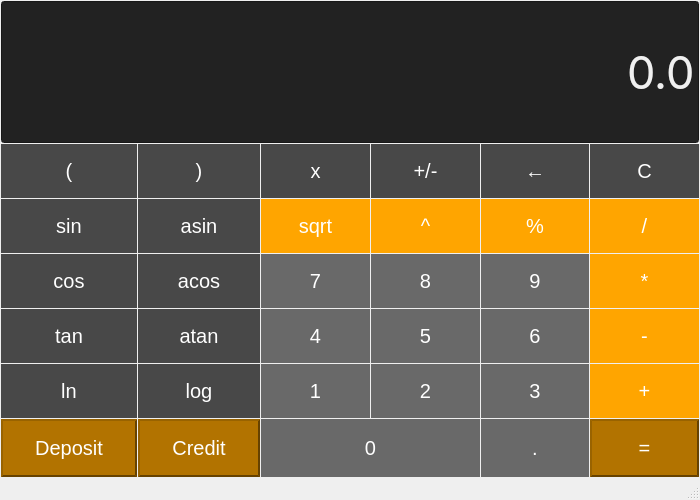
<?xml version="1.0" encoding="UTF-8"?>
<ui version="4.0">
 <class>Calculator</class>
 <widget class="QMainWindow" name="Calculator">
  <property name="enabled">
   <bool>true</bool>
  </property>
  <property name="geometry">
   <rect>
    <x>0</x>
    <y>0</y>
    <width>700</width>
    <height>500</height>
   </rect>
  </property>
  <property name="sizePolicy">
   <sizepolicy hsizetype="Fixed" vsizetype="Fixed">
    <horstretch>0</horstretch>
    <verstretch>0</verstretch>
   </sizepolicy>
  </property>
  <property name="minimumSize">
   <size>
    <width>700</width>
    <height>500</height>
   </size>
  </property>
  <property name="maximumSize">
   <size>
    <width>700</width>
    <height>500</height>
   </size>
  </property>
  <property name="windowTitle">
   <string>Calculator</string>
  </property>
  <property name="autoFillBackground">
   <bool>false</bool>
  </property>
  <property name="tabShape">
   <enum>QTabWidget::Rounded</enum>
  </property>
  <widget class="QWidget" name="centralwidget">
   <property name="enabled">
    <bool>true</bool>
   </property>
   <layout class="QGridLayout" name="gridLayout">
    <property name="leftMargin">
     <number>1</number>
    </property>
    <property name="topMargin">
     <number>1</number>
    </property>
    <property name="rightMargin">
     <number>1</number>
    </property>
    <property name="bottomMargin">
     <number>1</number>
    </property>
    <property name="spacing">
     <number>1</number>
    </property>
    <item row="33" column="5">
     <widget class="QPushButton" name="Button_eq">
      <property name="sizePolicy">
       <sizepolicy hsizetype="Preferred" vsizetype="Preferred">
        <horstretch>0</horstretch>
        <verstretch>0</verstretch>
       </sizepolicy>
      </property>
      <property name="styleSheet">
       <string notr="true">QPushButton {
	background-color: #B27300; /* Green */
  	border-style: outset;
     border-width: 2px;
	border-color: #664200;
  	color: white;
  	padding: 15px 32px;
  	text-align: center;
  	text-decoration: none;
  	font-size: 20px;
}
QPushButton::hover {
	color: white;
	background-color: #CC8400;
}
QPushButton::pressed {
     background-color: #FFA500;
 }
</string>
      </property>
      <property name="text">
       <string>=</string>
      </property>
     </widget>
    </item>
    <item row="28" column="1">
     <widget class="QPushButton" name="Button_log">
      <property name="styleSheet">
       <string notr="true">QPushButton {
	background-color: #484848;
	border: none;
	color: white;
	padding: 15px 32px;
    text-align: center;
  	text-decoration: none;
    font-size: 20px;
}

QPushButton::pressed {
	background-color: #707070;
}</string>
      </property>
      <property name="text">
       <string>log</string>
      </property>
     </widget>
    </item>
    <item row="28" column="5">
     <widget class="QPushButton" name="Button_plus">
      <property name="sizePolicy">
       <sizepolicy hsizetype="Preferred" vsizetype="Preferred">
        <horstretch>0</horstretch>
        <verstretch>0</verstretch>
       </sizepolicy>
      </property>
      <property name="styleSheet">
       <string notr="true">QPushButton {
	background-color: #FFA500;
	border: none;
	color: white;
	padding: 15px 32px;
	padding-top: 15px;
	padding-bottom: 15px;
    text-align: center;
  	text-decoration: none;
    font-size: 20px;
}

QPushButton::pressed {
	background-color: #B27300;
}</string>
      </property>
      <property name="text">
       <string>+</string>
      </property>
     </widget>
    </item>
    <item row="26" column="2">
     <widget class="QPushButton" name="Button_4">
      <property name="sizePolicy">
       <sizepolicy hsizetype="Preferred" vsizetype="Preferred">
        <horstretch>0</horstretch>
        <verstretch>0</verstretch>
       </sizepolicy>
      </property>
      <property name="styleSheet">
       <string notr="true">QPushButton {
	background-color: #696969;
	border: none;
	color: white;
	padding: 15px 32px;
    text-align: center;
  	text-decoration: none;
    font-size: 20px;
}

QPushButton::pressed {
	background-color: #808080;
}</string>
      </property>
      <property name="text">
       <string>4</string>
      </property>
     </widget>
    </item>
    <item row="26" column="3">
     <widget class="QPushButton" name="Button_5">
      <property name="sizePolicy">
       <sizepolicy hsizetype="Preferred" vsizetype="Preferred">
        <horstretch>0</horstretch>
        <verstretch>0</verstretch>
       </sizepolicy>
      </property>
      <property name="styleSheet">
       <string notr="true">QPushButton {
	background-color: #696969;
	border: none;
	color: white;
	padding: 15px 32px;
    text-align: center;
  	text-decoration: none;
    font-size: 20px;
}

QPushButton::pressed {
	background-color: #808080;
}</string>
      </property>
      <property name="text">
       <string>5</string>
      </property>
     </widget>
    </item>
    <item row="28" column="4">
     <widget class="QPushButton" name="Button_3">
      <property name="sizePolicy">
       <sizepolicy hsizetype="Preferred" vsizetype="Preferred">
        <horstretch>0</horstretch>
        <verstretch>0</verstretch>
       </sizepolicy>
      </property>
      <property name="styleSheet">
       <string notr="true">QPushButton {
	background-color: #696969;
	border: none;
	color: white;
	padding: 15px 32px;
    text-align: center;
  	text-decoration: none;
    font-size: 20px;
}

QPushButton::pressed {
	background-color: #808080;
}</string>
      </property>
      <property name="text">
       <string>3</string>
      </property>
     </widget>
    </item>
    <item row="28" column="2">
     <widget class="QPushButton" name="Button_1">
      <property name="sizePolicy">
       <sizepolicy hsizetype="Preferred" vsizetype="Preferred">
        <horstretch>0</horstretch>
        <verstretch>0</verstretch>
       </sizepolicy>
      </property>
      <property name="styleSheet">
       <string notr="true">QPushButton {
	background-color: #696969;
	border: none;
	color: white;
	padding: 15px 32px;
    text-align: center;
  	text-decoration: none;
    font-size: 20px;
}

QPushButton::pressed {
	background-color: #808080;
}</string>
      </property>
      <property name="text">
       <string>1</string>
      </property>
     </widget>
    </item>
    <item row="26" column="0">
     <widget class="QPushButton" name="Button_tan">
      <property name="styleSheet">
       <string notr="true">QPushButton {
	background-color: #484848;
	border: none;
	color: white;
	padding: 15px 32px;
    text-align: center;
  	text-decoration: none;
    font-size: 20px;
}

QPushButton::pressed {
	background-color: #707070;
}</string>
      </property>
      <property name="text">
       <string>tan</string>
      </property>
     </widget>
    </item>
    <item row="26" column="5">
     <widget class="QPushButton" name="Button_minus">
      <property name="sizePolicy">
       <sizepolicy hsizetype="Preferred" vsizetype="Preferred">
        <horstretch>0</horstretch>
        <verstretch>0</verstretch>
       </sizepolicy>
      </property>
      <property name="styleSheet">
       <string notr="true">QPushButton {
	background-color: #FFA500;
	border: none;
	color: white;
	padding: 15px 32px;
	padding-top: 15px;
	padding-bottom: 15px;
    text-align: center;
  	text-decoration: none;
    font-size: 20px;
}

QPushButton::pressed {
	background-color: #B27300;
}</string>
      </property>
      <property name="text">
       <string>-</string>
      </property>
     </widget>
    </item>
    <item row="0" column="0" colspan="6">
     <widget class="QLineEdit" name="Display">
      <property name="enabled">
       <bool>true</bool>
      </property>
      <property name="sizePolicy">
       <sizepolicy hsizetype="Preferred" vsizetype="Preferred">
        <horstretch>250</horstretch>
        <verstretch>200</verstretch>
       </sizepolicy>
      </property>
      <property name="styleSheet">
       <string notr="true">QLineEdit {
	font: 13pt &quot;.AppleSystemUIFont&quot;;
	background-color: #222222;
	color: #F0F0F0;
	font-size: 45px;
	font-family: Inter, sans-serif;
	font-weight: 300;
}</string>
      </property>
      <property name="text">
       <string>0.0</string>
      </property>
      <property name="maxLength">
       <number>255</number>
      </property>
      <property name="frame">
       <bool>true</bool>
      </property>
      <property name="echoMode">
       <enum>QLineEdit::Normal</enum>
      </property>
      <property name="alignment">
       <set>Qt::AlignRight|Qt::AlignTrailing|Qt::AlignVCenter</set>
      </property>
      <property name="readOnly">
       <bool>false</bool>
      </property>
     </widget>
    </item>
    <item row="23" column="2">
     <widget class="QPushButton" name="Button_7">
      <property name="styleSheet">
       <string notr="true">QPushButton {
	background-color: #696969;
	border: none;
	color: white;
	padding: 15px 32px;
    text-align: center;
  	text-decoration: none;
    font-size: 20px;
}

QPushButton::pressed {
	background-color: #808080;
}</string>
      </property>
      <property name="text">
       <string>7</string>
      </property>
     </widget>
    </item>
    <item row="26" column="1">
     <widget class="QPushButton" name="Button_atan">
      <property name="styleSheet">
       <string notr="true">QPushButton {
	background-color: #484848;
	border: none;
	color: white;
	padding: 15px 32px;
    text-align: center;
  	text-decoration: none;
    font-size: 20px;
}

QPushButton::pressed {
	background-color: #707070;
}</string>
      </property>
      <property name="text">
       <string>atan</string>
      </property>
     </widget>
    </item>
    <item row="26" column="4">
     <widget class="QPushButton" name="Button_6">
      <property name="sizePolicy">
       <sizepolicy hsizetype="Preferred" vsizetype="Preferred">
        <horstretch>0</horstretch>
        <verstretch>0</verstretch>
       </sizepolicy>
      </property>
      <property name="styleSheet">
       <string notr="true">QPushButton {
	background-color: #696969;
	border: none;
	color: white;
	padding: 15px 32px;
    text-align: center;
  	text-decoration: none;
    font-size: 20px;
}

QPushButton::pressed {
	background-color: #808080;
}</string>
      </property>
      <property name="text">
       <string>6</string>
      </property>
     </widget>
    </item>
    <item row="23" column="1">
     <widget class="QPushButton" name="Button_acos">
      <property name="toolTipDuration">
       <number>-1</number>
      </property>
      <property name="styleSheet">
       <string notr="true">QPushButton {
	background-color: #484848;
	border: none;
	color: white;
	padding: 15px 32px;
    text-align: center;
  	text-decoration: none;
    font-size: 20px;
}

QPushButton::pressed {
	background-color: #707070;
}</string>
      </property>
      <property name="text">
       <string>acos</string>
      </property>
     </widget>
    </item>
    <item row="33" column="2" colspan="2">
     <widget class="QPushButton" name="Button_0">
      <property name="sizePolicy">
       <sizepolicy hsizetype="Preferred" vsizetype="Preferred">
        <horstretch>0</horstretch>
        <verstretch>0</verstretch>
       </sizepolicy>
      </property>
      <property name="styleSheet">
       <string notr="true">QPushButton {
	background-color: #696969;
	border: none;
	color: white;
	padding: 15px 32px;
    text-align: center;
  	text-decoration: none;
    font-size: 20px;
}

QPushButton::pressed {
	background-color: #808080;
}</string>
      </property>
      <property name="text">
       <string>0</string>
      </property>
     </widget>
    </item>
    <item row="33" column="0">
     <widget class="QPushButton" name="Button_deposit">
      <property name="styleSheet">
       <string notr="true">QPushButton {
	background-color: #B27300; /* Green */
  	border-style: outset;
     border-width: 2px;
	border-color: #664200;
  	color: white;
  	padding: 15px 32px;
  	text-align: center;
  	text-decoration: none;
  	font-size: 20px;
}
QPushButton::hover {
	color: white;
	background-color: #CC8400;
}
QPushButton::pressed {
     background-color: #FFA500;
 }
</string>
      </property>
      <property name="text">
       <string>Deposit</string>
      </property>
     </widget>
    </item>
    <item row="23" column="3">
     <widget class="QPushButton" name="Button_8">
      <property name="styleSheet">
       <string notr="true">QPushButton {
	background-color: #696969;
	border: none;
	color: white;
	padding: 15px 32px;
    text-align: center;
  	text-decoration: none;
    font-size: 20px;
}

QPushButton::pressed {
	background-color: #808080;
}</string>
      </property>
      <property name="text">
       <string>8</string>
      </property>
     </widget>
    </item>
    <item row="14" column="4">
     <widget class="QPushButton" name="Button_back">
      <property name="styleSheet">
       <string notr="true">QPushButton {
	background-color: #484848;
	border: none;
	color: white;
	padding: 15px 32px;
    text-align: center;
  	text-decoration: none;
    font-size: 20px;
}

QPushButton::pressed {
	background-color: #707070;
}</string>
      </property>
      <property name="text">
       <string>←</string>
      </property>
     </widget>
    </item>
    <item row="23" column="0">
     <widget class="QPushButton" name="Button_cos">
      <property name="styleSheet">
       <string notr="true">QPushButton {
	background-color: #484848;
	border: none;
	color: white;
	padding: 15px 32px;
    text-align: center;
  	text-decoration: none;
    font-size: 20px;
}

QPushButton::pressed {
	background-color: #707070;
}</string>
      </property>
      <property name="text">
       <string>cos</string>
      </property>
     </widget>
    </item>
    <item row="23" column="5">
     <widget class="QPushButton" name="Button_mul">
      <property name="sizePolicy">
       <sizepolicy hsizetype="Preferred" vsizetype="Preferred">
        <horstretch>0</horstretch>
        <verstretch>0</verstretch>
       </sizepolicy>
      </property>
      <property name="styleSheet">
       <string notr="true">QPushButton {
	background-color: #FFA500;
	border: none;
	color: white;
	padding: 15px 32px;
	padding-top: 15px;
	padding-bottom: 15px;
    text-align: center;
  	text-decoration: none;
    font-size: 20px;
}

QPushButton::pressed {
	background-color: #B27300;
}</string>
      </property>
      <property name="text">
       <string>*</string>
      </property>
     </widget>
    </item>
    <item row="23" column="4">
     <widget class="QPushButton" name="Button_9">
      <property name="styleSheet">
       <string notr="true">QPushButton {
	background-color: #696969;
	border: none;
	color: white;
	padding: 15px 32px;
    text-align: center;
  	text-decoration: none;
    font-size: 20px;
}

QPushButton::pressed {
	background-color: #808080;
}</string>
      </property>
      <property name="text">
       <string>9</string>
      </property>
     </widget>
    </item>
    <item row="28" column="3">
     <widget class="QPushButton" name="Button_2">
      <property name="sizePolicy">
       <sizepolicy hsizetype="Preferred" vsizetype="Preferred">
        <horstretch>0</horstretch>
        <verstretch>0</verstretch>
       </sizepolicy>
      </property>
      <property name="styleSheet">
       <string notr="true">QPushButton {
	background-color: #696969;
	border: none;
	color: white;
	padding: 15px 32px;
    text-align: center;
  	text-decoration: none;
    font-size: 20px;
}

QPushButton::pressed {
	background-color: #808080;
}</string>
      </property>
      <property name="text">
       <string>2</string>
      </property>
     </widget>
    </item>
    <item row="14" column="5">
     <widget class="QPushButton" name="Button_clear">
      <property name="styleSheet">
       <string notr="true">QPushButton {
	background-color: #484848;
	border: none;
	color: white;
	padding: 15px 32px;
    text-align: center;
  	text-decoration: none;
    font-size: 20px;
}

QPushButton::pressed {
	background-color: #707070;
}</string>
      </property>
      <property name="text">
       <string>C</string>
      </property>
     </widget>
    </item>
    <item row="28" column="0">
     <widget class="QPushButton" name="Button_ln">
      <property name="styleSheet">
       <string notr="true">QPushButton {
	background-color: #484848;
	border: none;
	color: white;
	padding: 15px 32px;
    text-align: center;
  	text-decoration: none;
    font-size: 20px;
}

QPushButton::pressed {
	background-color: #707070;
}</string>
      </property>
      <property name="text">
       <string>ln</string>
      </property>
     </widget>
    </item>
    <item row="33" column="1">
     <widget class="QPushButton" name="Button_credit">
      <property name="styleSheet">
       <string notr="true">QPushButton {
	background-color: #B27300; /* Green */
  	border-style: outset;
     border-width: 2px;
	border-color: #664200;
  	color: white;
  	padding: 15px 32px;
  	text-align: center;
  	text-decoration: none;
  	font-size: 20px;
}
QPushButton::hover {
	color: white;
	background-color: #CC8400;
}
QPushButton::pressed {
     background-color: #FFA500;
 }
</string>
      </property>
      <property name="text">
       <string>Credit</string>
      </property>
     </widget>
    </item>
    <item row="33" column="4">
     <widget class="QPushButton" name="Button_dot">
      <property name="sizePolicy">
       <sizepolicy hsizetype="Preferred" vsizetype="Preferred">
        <horstretch>0</horstretch>
        <verstretch>0</verstretch>
       </sizepolicy>
      </property>
      <property name="styleSheet">
       <string notr="true">QPushButton {
	background-color: #696969;
	border: none;
	color: white;
	padding: 15px 32px;
    text-align: center;
  	text-decoration: none;
    font-size: 20px;
}

QPushButton::pressed {
	background-color: #808080;
}</string>
      </property>
      <property name="text">
       <string>.</string>
      </property>
     </widget>
    </item>
    <item row="14" column="2">
     <widget class="QPushButton" name="Button_x">
      <property name="styleSheet">
       <string notr="true">QPushButton {
	background-color: #484848;
	border: none;
	color: white;
	padding: 15px 32px;
    text-align: center;
  	text-decoration: none;
    font-size: 20px;
}

QPushButton::pressed {
	background-color: #707070;
}</string>
      </property>
      <property name="text">
       <string>x</string>
      </property>
     </widget>
    </item>
    <item row="14" column="3">
     <widget class="QPushButton" name="Button_unary">
      <property name="sizePolicy">
       <sizepolicy hsizetype="Preferred" vsizetype="Preferred">
        <horstretch>0</horstretch>
        <verstretch>0</verstretch>
       </sizepolicy>
      </property>
      <property name="styleSheet">
       <string notr="true">QPushButton {
	background-color: #484848;
	border: none;
	color: white;
	padding: 15px 32px;
    text-align: center;
  	text-decoration: none;
    font-size: 20px;
}

QPushButton::pressed {
	background-color: #707070;
}</string>
      </property>
      <property name="text">
       <string>+/-</string>
      </property>
     </widget>
    </item>
    <item row="21" column="0">
     <widget class="QPushButton" name="Button_sin">
      <property name="styleSheet">
       <string notr="true">QPushButton {
	background-color: #484848;
	border: none;
	color: white;
	padding: 15px 32px;
    text-align: center;
  	text-decoration: none;
    font-size: 20px;
}

QPushButton::pressed {
	background-color: #707070;
}</string>
      </property>
      <property name="text">
       <string>sin</string>
      </property>
     </widget>
    </item>
    <item row="14" column="0">
     <widget class="QPushButton" name="Button_open_br">
      <property name="sizePolicy">
       <sizepolicy hsizetype="Preferred" vsizetype="Preferred">
        <horstretch>0</horstretch>
        <verstretch>0</verstretch>
       </sizepolicy>
      </property>
      <property name="styleSheet">
       <string notr="true">QPushButton {
	background-color: #484848;
	border: none;
	color: white;
	padding: 15px 32px;
    text-align: center;
  	text-decoration: none;
    font-size: 20px;
}

QPushButton::pressed {
	background-color: #707070;
}</string>
      </property>
      <property name="text">
       <string>(</string>
      </property>
     </widget>
    </item>
    <item row="21" column="1">
     <widget class="QPushButton" name="Button_asin">
      <property name="styleSheet">
       <string notr="true">QPushButton {
	background-color: #484848;
	border: none;
	color: white;
	padding: 15px 32px;
    text-align: center;
  	text-decoration: none;
    font-size: 20px;
}

QPushButton::pressed {
	background-color: #707070;
}</string>
      </property>
      <property name="text">
       <string>asin</string>
      </property>
     </widget>
    </item>
    <item row="14" column="1">
     <widget class="QPushButton" name="Button_close_br">
      <property name="styleSheet">
       <string notr="true">QPushButton {
	background-color: #484848;
	border: none;
	color: white;
	padding: 15px 32px;
    text-align: center;
  	text-decoration: none;
    font-size: 20px;
}

QPushButton::pressed {
	background-color: #707070;
}</string>
      </property>
      <property name="text">
       <string>)</string>
      </property>
     </widget>
    </item>
    <item row="21" column="2">
     <widget class="QPushButton" name="Button_sqrt">
      <property name="styleSheet">
       <string notr="true">QPushButton {
	background-color: #FFA500;
	border: none;
	color: white;
	padding: 15px 32px;
	padding-top: 15px;
	padding-bottom: 15px;
    text-align: center;
  	text-decoration: none;
    font-size: 20px;
}

QPushButton::pressed {
	background-color: #B27300;
}</string>
      </property>
      <property name="text">
       <string>sqrt</string>
      </property>
     </widget>
    </item>
    <item row="21" column="3">
     <widget class="QPushButton" name="pushButton_4">
      <property name="styleSheet">
       <string notr="true">QPushButton {
	background-color: #FFA500;
	border: none;
	color: white;
	padding: 15px 32px;
	padding-top: 15px;
	padding-bottom: 15px;
    text-align: center;
  	text-decoration: none;
    font-size: 20px;
}

QPushButton::pressed {
	background-color: #B27300;
}</string>
      </property>
      <property name="text">
       <string>^</string>
      </property>
     </widget>
    </item>
    <item row="21" column="4">
     <widget class="QPushButton" name="pushButton_5">
      <property name="styleSheet">
       <string notr="true">QPushButton {
	background-color: #FFA500;
	border: none;
	color: white;
	padding: 15px 32px;
	padding-top: 15px;
	padding-bottom: 15px;
    text-align: center;
  	text-decoration: none;
    font-size: 20px;
}

QPushButton::pressed {
	background-color: #B27300;
}</string>
      </property>
      <property name="text">
       <string>%</string>
      </property>
     </widget>
    </item>
    <item row="21" column="5">
     <widget class="QPushButton" name="Button_div">
      <property name="sizePolicy">
       <sizepolicy hsizetype="Preferred" vsizetype="Preferred">
        <horstretch>0</horstretch>
        <verstretch>0</verstretch>
       </sizepolicy>
      </property>
      <property name="styleSheet">
       <string notr="true">QPushButton {
	background-color: #FFA500;
	border: none;
	color: white;
	padding: 15px 32px;
	padding-top: 15px;
	padding-bottom: 15px;
    text-align: center;
  	text-decoration: none;
    font-size: 20px;
}

QPushButton::pressed {
	background-color: #B27300;
}</string>
      </property>
      <property name="text">
       <string>/</string>
      </property>
     </widget>
    </item>
   </layout>
  </widget>
  <widget class="QMenuBar" name="menubar">
   <property name="geometry">
    <rect>
     <x>0</x>
     <y>0</y>
     <width>700</width>
     <height>24</height>
    </rect>
   </property>
  </widget>
  <widget class="QStatusBar" name="statusbar"/>
 </widget>
 <resources/>
 <connections/>
</ui>
